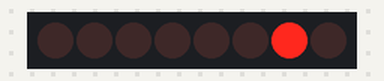
The sketch below on a simulated Arduino Uno, built with avr-gcc and run on an emulated ATmega328P. Parts: 8 shift-register outputs drawn as a row of LEDs (first output left, lit = HIGH). Wiring (inferred from the names in the program): shift register (74HC595): data pin 10; shift clock pin 11; latch pin 12. Wiring (inferred from the signals the program sends): row of LEDs: on Q0, Q1, Q2, Q3, Q4, Q5, Q6, Q7.

Above: at 0.15 s.
At 0.55 s:
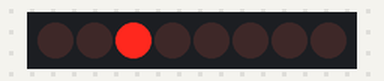
At 0.85 s:
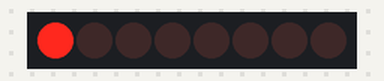
At 1.45 s:
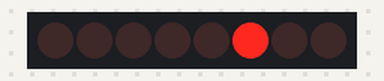
At 2.15 s:
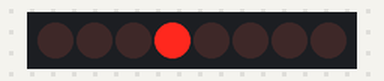
At 3.4 s:
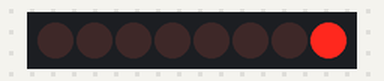
Timing chart, 0 to 3.9 s (numbered marks = the images above):
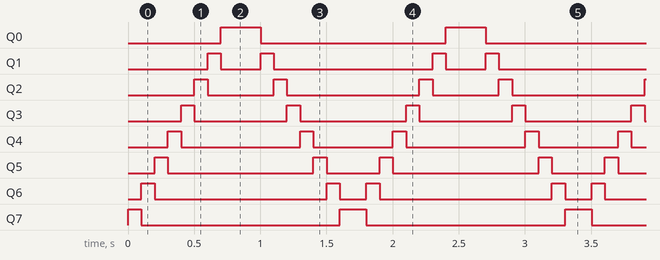

Measured:
- by itself, Q0: alternates HIGH for 0.30 s and LOW for 1.4 s
- by itself, Q1: repeats every 1.7 s: LOW 0.30 s, HIGH 0.10 s, LOW 1.2 s, HIGH 0.10 s
- by itself, Q2: repeats every 1.7 s: LOW 0.50 s, HIGH 0.10 s, LOW 1.0 s, HIGH 0.10 s
- by itself, Q3: alternates HIGH for 0.10 s and LOW for 0.75 s
- by itself, Q4: repeats every 1.7 s: LOW 0.90 s, HIGH 0.10 s, LOW 0.60 s, HIGH 0.10 s
- by itself, Q5: repeats every 1.7 s: LOW 1.1 s, HIGH 0.10 s, LOW 0.40 s, HIGH 0.10 s
- by itself, Q6: repeats every 1.7 s: LOW 1.3 s, HIGH 0.10 s, LOW 0.20 s, HIGH 0.10 s
- by itself, Q7: repeats every 1.7 s: LOW 1.5 s, HIGH 0.20 s

The sketch:

shift-register.ino
```cpp
/////////////////////////////////////////////////////////////////////////
// 74CH595 kod ornegi
//
// wizofwor - Mayis 2015
// https://github.com/wizofwor/arduino
//
/////////////////////////////////////////////////////////////////////////

/**
  * 74CH595'i bagladigimiz pinleri degiskenlere atayalim.
  * ve cikisa yonlendirelim
  */
static int latchPin = 12;
static int clockPin = 11;
static int dataPin = 10;

void setup()
{
  pinMode(latchPin, OUTPUT);
  pinMode(dataPin, OUTPUT);
  pinMode(clockPin, OUTPUT);
}

/**
  * Ana dongu
  */
void loop() {
  /**
    * Ledlerin durumunu bir byte degiskeninde tutacagiz.
    * Her bit bir led'in durumunu belirtecek.
    */
  byte ledler = 0;

  //8 ledi sirayla yakalim
  for (int i = 0; i < 8; i++) {

    //bitSet komutuyla siradaki biti set ediyoruz.
    bitSet(ledler, i);

    //bitClear komutuyla bir onceki biti temizliyoruz.
    if(i>0)
      bitClear(ledler, i-1);

    //Kaydirma yazmacini guncelleyelim.
    updateShiftRegister(ledler);
    delay(100);
  }

  //Ayni islemi bir de tersten yapalim.
  for (int i = 8; i >= 0; i--) {
    bitSet(ledler, i);
    if(i<8)
      bitClear(ledler, i+1);
    updateShiftRegister(ledler);
    delay(100);
  }
}

 /**
  * Burada kaydirma yazmaci guncelleniyor.
  */
void updateShiftRegister(byte n){
   //latchPin'i LOW yapiyoruz ki veri gonderirken ledler yanip sonmesin
   digitalWrite(latchPin, LOW);
   //shiftOut komutuyla byte degerini gonderiyoruz.
   shiftOut(dataPin, clockPin, LSBFIRST, n);
   //Veri gonderme islemi tamamlandktan sonra latcPin'i HIGH yapiyoruz.
   digitalWrite(latchPin, HIGH);
}
```
